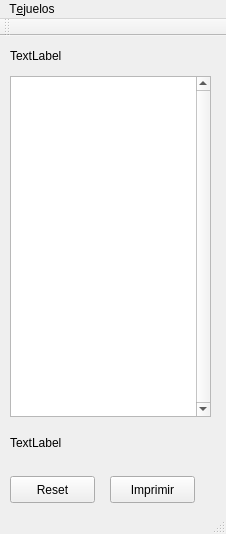
<?xml version="1.0" encoding="UTF-8"?>
<ui version="4.0">
 <class>MainWindow</class>
 <widget class="QMainWindow" name="MainWindow">
  <property name="geometry">
   <rect>
    <x>0</x>
    <y>0</y>
    <width>226</width>
    <height>534</height>
   </rect>
  </property>
  <property name="windowTitle">
   <string>MainWindow</string>
  </property>
  <widget class="QWidget" name="centralWidget">
   <widget class="QPlainTextEdit" name="signaturas">
    <property name="geometry">
     <rect>
      <x>10</x>
      <y>40</y>
      <width>201</width>
      <height>341</height>
     </rect>
    </property>
    <property name="verticalScrollBarPolicy">
     <enum>Qt::ScrollBarAlwaysOn</enum>
    </property>
   </widget>
   <widget class="QPushButton" name="imprimir">
    <property name="geometry">
     <rect>
      <x>110</x>
      <y>440</y>
      <width>85</width>
      <height>27</height>
     </rect>
    </property>
    <property name="minimumSize">
     <size>
      <width>0</width>
      <height>27</height>
     </size>
    </property>
    <property name="text">
     <string>Imprimir</string>
    </property>
   </widget>
   <widget class="QPushButton" name="reset">
    <property name="geometry">
     <rect>
      <x>10</x>
      <y>440</y>
      <width>85</width>
      <height>27</height>
     </rect>
    </property>
    <property name="minimumSize">
     <size>
      <width>0</width>
      <height>21</height>
     </size>
    </property>
    <property name="text">
     <string>Reset</string>
    </property>
   </widget>
   <widget class="QLabel" name="impresora">
    <property name="geometry">
     <rect>
      <x>10</x>
      <y>397</y>
      <width>171</width>
      <height>20</height>
     </rect>
    </property>
    <property name="text">
     <string>TextLabel</string>
    </property>
   </widget>
   <widget class="QLabel" name="cabecera">
    <property name="geometry">
     <rect>
      <x>10</x>
      <y>10</y>
      <width>201</width>
      <height>20</height>
     </rect>
    </property>
    <property name="text">
     <string>TextLabel</string>
    </property>
   </widget>
  </widget>
  <widget class="QMenuBar" name="menuBar">
   <property name="geometry">
    <rect>
     <x>0</x>
     <y>0</y>
     <width>226</width>
     <height>25</height>
    </rect>
   </property>
   <widget class="QMenu" name="biccteju">
    <property name="title">
     <string>T&amp;ejuelos</string>
    </property>
   </widget>
   <addaction name="biccteju"/>
  </widget>
  <widget class="QToolBar" name="mainToolBar">
   <attribute name="toolBarArea">
    <enum>TopToolBarArea</enum>
   </attribute>
   <attribute name="toolBarBreak">
    <bool>false</bool>
   </attribute>
  </widget>
  <widget class="QStatusBar" name="statusBar"/>
 </widget>
 <layoutdefault spacing="6" margin="11"/>
 <resources/>
 <connections/>
</ui>
